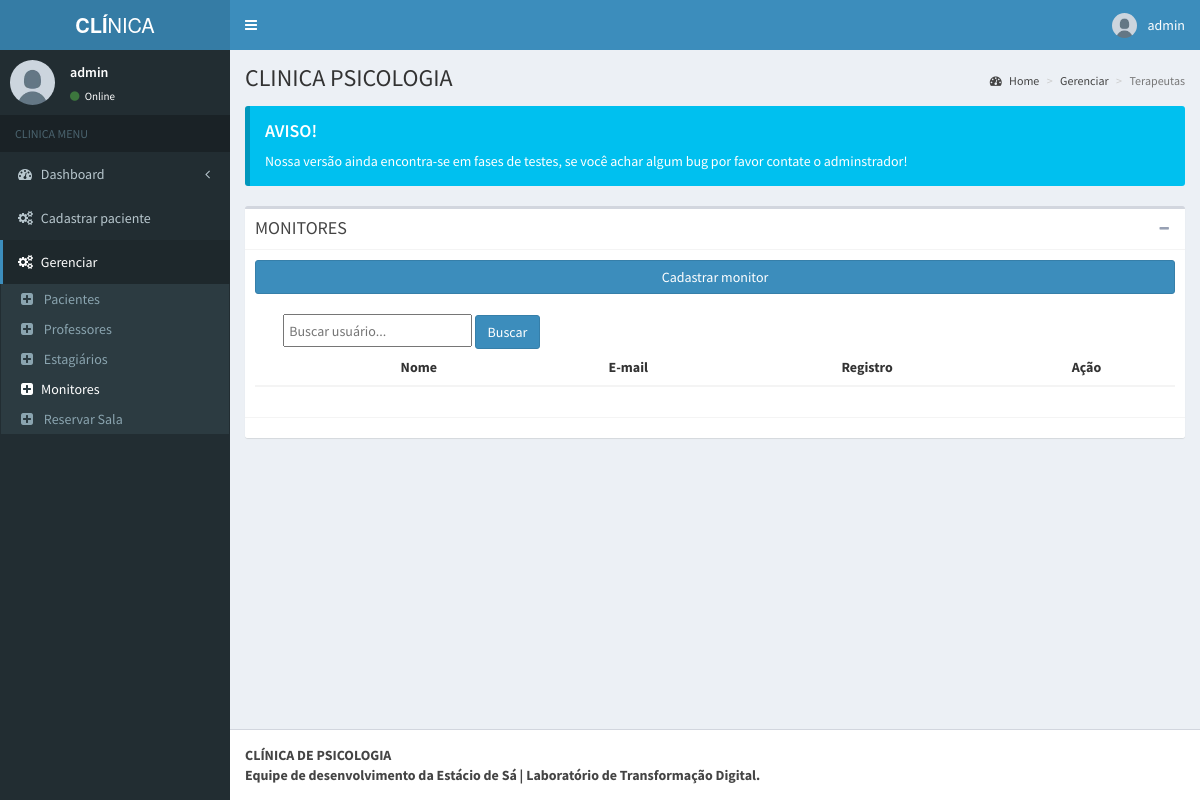
The page /admin/pages/layout/monitor.php (signed in) on the database as committed earlier.
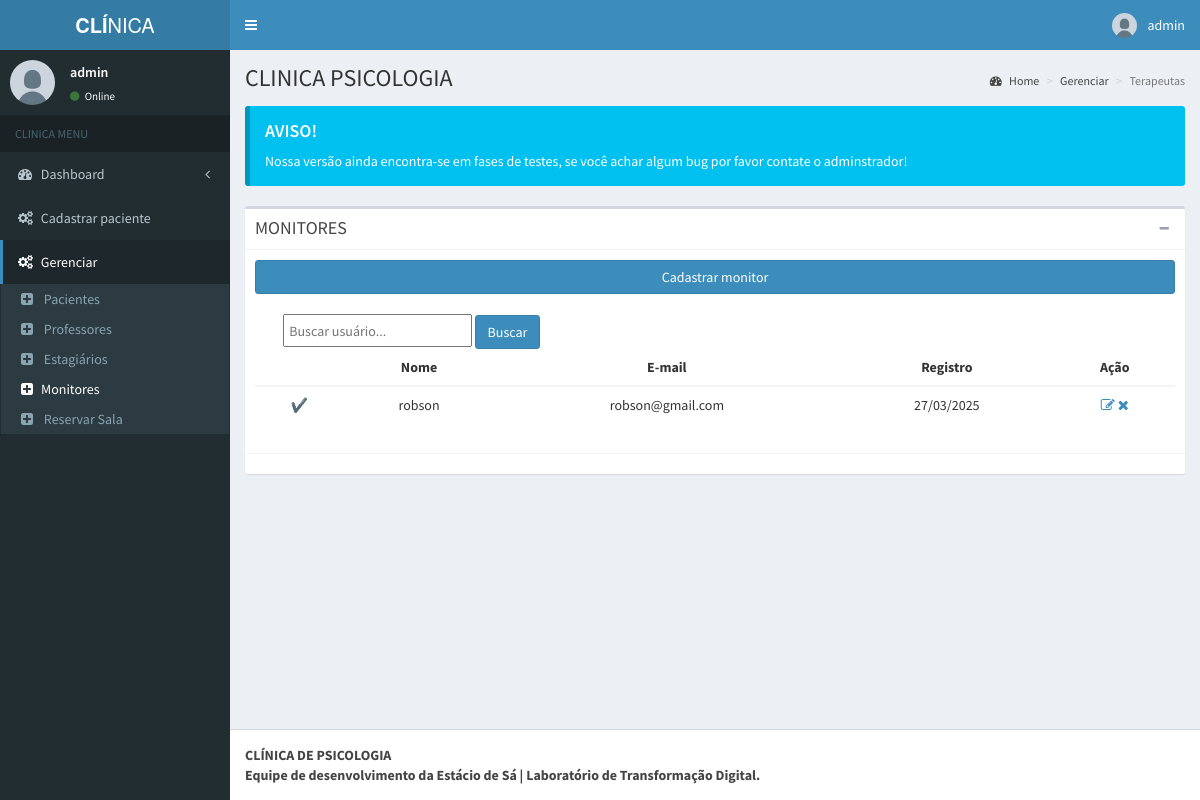
The same page on the database as committed later.
### tables this page shows
CREATE TABLE `tbl_monitor` (
  `id` int(11) NOT NULL,
  `id_disponibilidade` int(11) UNSIGNED NOT NULL,
  `nome` varchar(100) NOT NULL,
  `usuario` varchar(100) NOT NULL,
  `email` varchar(100) NOT NULL,
  `senha` varchar(255) NOT NULL,
  `date` timestamp NOT NULL DEFAULT current_timestamp() ON UPDATE current_timestamp()
);

### admin/pages/layout/monitor.php (the view, shortened to what the changed rows need)
<?php
include('../../../db/conexao.php');
$where = "";
?>
<!DOCTYPE html>
<html>
<head>
  <link rel="stylesheet" href="../../bootstrap/css/bootstrap.min.css">
  <link rel="stylesheet" href="https://maxcdn.bootstrapcdn.com/font-awesome/4.4.0/css/font-awesome.min.css">
  <link rel="stylesheet" href="https://code.ionicframework.com/ionicons/2.0.1/css/ionicons.min.css">
  <link rel="stylesheet" href="../../dist/css/AdminLTE.min.css">
  <link rel="stylesheet" href="../../dist/css/skins/_all-skins.min.css">
</head>
<body class="hold-transition skin-blue fixed sidebar-mini">
  <div class="wrapper">
    <div class="content-wrapper">
      <section class="content-header">
        <h1>
          CLINICA PSICOLOGIA
        </h1>
      </section>
      <section class="content">
        <div class="box">
          <div class="box-body">
             <br>
            <div>
              <table class="table table-hover text-center">
                <thead class="table-dark">
                  <tr>
                    <th></th>
                    <th scope="col">Nome</th>
                    <th scope="col">E-mail</th>
                    <th scope="col">Registro</th>
                    <th scope="col">Ação</th>
                  </tr>
                </thead>
                <tbody>
                  <?php
                  $sql = "SELECT * FROM tbl_monitor $where ORDER BY id DESC LIMIT 8";
                  $result = mysqli_query($mysqli, $sql);
                  while ($row = mysqli_fetch_assoc($result)) {
                  ?>
                    <tr>
                      <td><?php echo ($row['id_disponibilidade'] == 2) ? "❌" : "✔️" ?></td>
                      <td><?php echo $row["nome"] ?></td>
                      <td><?php echo $row["email"] ?></td>
                      <td><?php echo date('d/m/Y', strtotime($row["date"])); ?></td>
                      <td style="background:white">
                        <a href="edit/edit-monitor.php?id=<?php echo $row["id"] ?>" class="link-dark"><i class="fa fa-edit"></i></a>
                        <a href="#" data-toggle="modal" data-target="#modalDelete">
                          <span class="open-modal" data-id="<?php echo $row["id"] ?>">
                            <i class="fa fa-remove"></i>
                          </span>
                        </a>
                      </td>
                    </tr>
                  <?php
                  }
                  ?>
                </tbody>
              </table>
            </div>
          </div>
        </div>
      </section>
    </div>
  </div>
</body>
</html>

Rows that differ between the two databases and show on the page:
added tbl_monitor: nome "robson", email "robson@gmail.com", date "27/03/2025"
